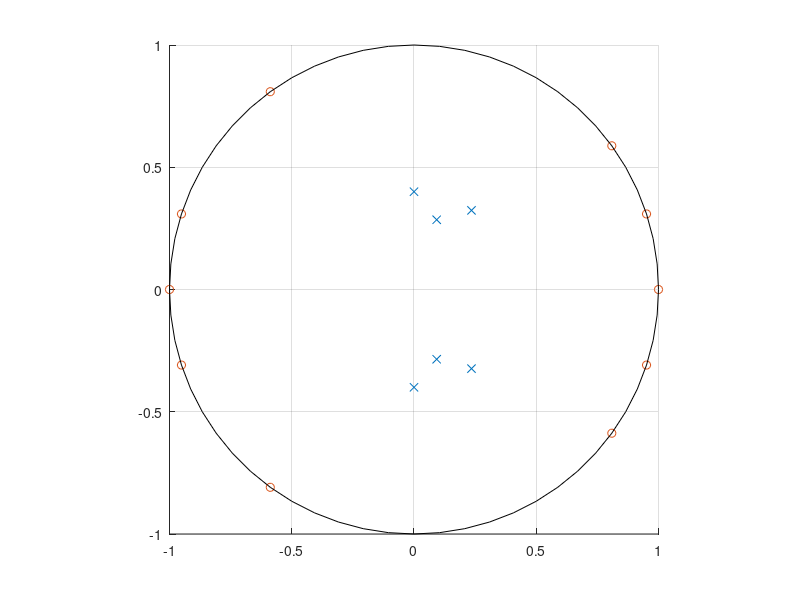
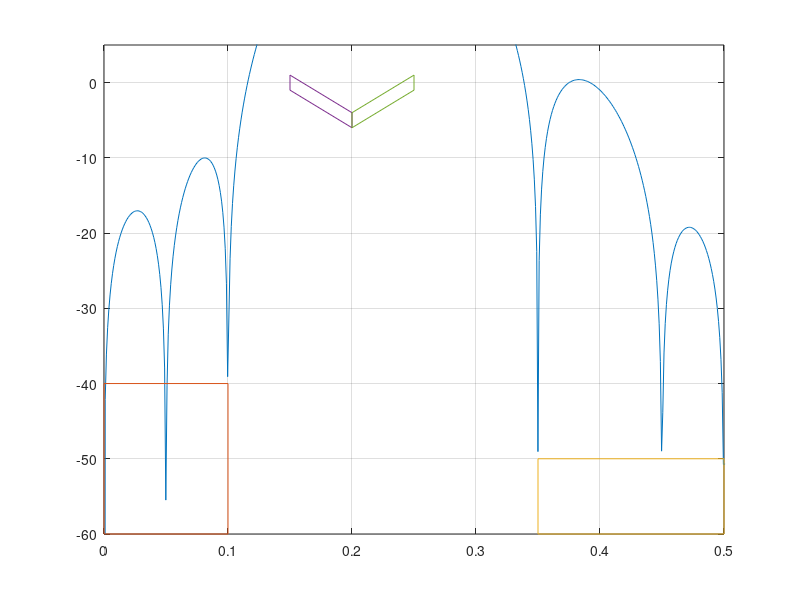

These charts were generated, in order, by the following MATLAB code:
%% Lab 3 - Task 2

%This function is designed to take pole and zeros in the z-plane and create
%a filter based on those poles.  Our specific filter was required to
%attenuate -40dB at frequencies below f = .1 and -50dB at frequencies above
%f = .35.  In the .15 < f < .25 band, there is a pass band which must fit
%the graph given in the lab manual.

N = 1024;
f = linspace(0,1,N);
w = 2*pi*f;
z = exp(j*w);




iir_poles =[
    .4 * exp(j*2*pi*.15*[1 -1]), ...
    .3 * exp(j*2*pi*.2*[1 -1]), ...
    .4 * exp(j*2*pi*.25*[1 -1])
    
    
];

iir_zeros =[
   	1, ...
    -1, ...
    exp(j*2*pi*.1*[1 -1]), ...
    exp(j*2*pi*.05*[1 -1]), ...
    exp(j*2*pi*.35*[1 -1]), ...
    exp(j*2*pi*.45*[1 -1]), ...
];

num = poly(iir_zeros);
den = poly(iir_poles);
hold on;
plot(iir_poles, 'x');
plot(iir_zeros, 'o');
rectangle('Position',[-1 -1 2 2],'Curvature',[1 1]);
grid;
axis square;

H = 20*log10(abs(polyval(num,z)./polyval(den,z)));

figure;
plot(f,H);
hold on;
grid on;
xlim([0 .5]);
ylim([-60, 5]);

%% Geometric Limits for Gain
plot([0 .1 .1 0 0],[-40 -40 -60 -60 -40])
plot([.35 .5 .5 .35 .35],[-50 -50 -60 -60 -50])

plot([.15 .2 .2 .15 .15],[1 -4 -6 -1 1])
plot([.2 .25 .25 .2 .2],[-4 1 -1 -6 -4]);
